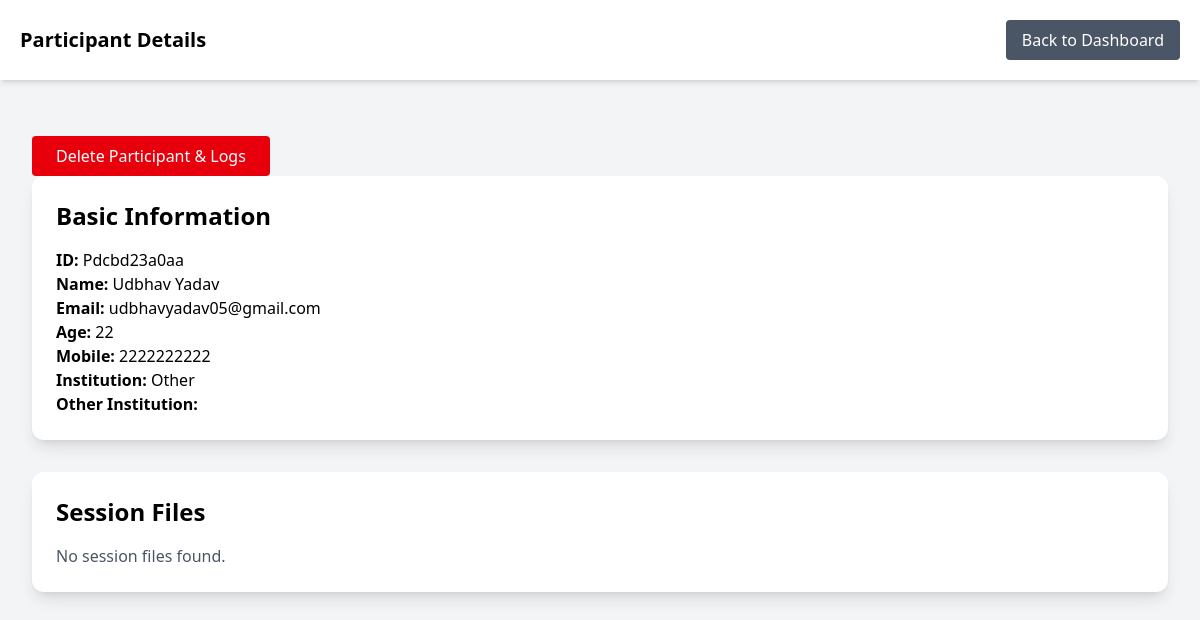
/admin/participant/Pdcbd23a0aa (signed in), run on the app's committed database.
### tables this page shows
CREATE TABLE participants (
        id INTEGER PRIMARY KEY AUTOINCREMENT,
        participant_id TEXT UNIQUE NOT NULL,
        name TEXT,
        email TEXT,
        age INTEGER,
        mobile TEXT,
        institution TEXT,        -- IIITD / Other
        batch TEXT,
        branch TEXT,
        roll_number TEXT,
        other_institution TEXT   -- when institution = Other
        );

### admin_routes.py (the view)
@admin_bp.route("/admin/participant/<pid>")
@admin_required
def admin_view_participant(pid):
    conn = get_db_connection()
    cur = conn.cursor()
    cur.execute("SELECT * FROM participants WHERE participant_id=?", (pid,))
    data = cur.fetchone()
    conn.close()
    if not data:
        return "Participant not found", 404
    (
        db_id,
        participant_id,
        name,
        email,
        age,
        mobile,
        institution,
        batch,
        branch,
        roll_number,
        other_institution
    ) = data
    participant_folder = os.path.join(ADMIN_DATA_DIR, name)
    files = os.listdir(participant_folder) if os.path.exists(participant_folder) else []
    return render_template(
        "participant_detail.html",
        participant=data,
        files=files,
        pid=pid
    )

### admin_routes.py (called while the page is built)
def admin_required(f):
    from functools import wraps
    @wraps(f)
    def secured(*args, **kwargs):
        if "admin_logged_in" not in session:
            return redirect(url_for("admin.admin_login"))
        return f(*args, **kwargs)
    return secured

### database.py (called while the page is built)
def get_db_connection():
    return sqlite3.connect(DB_PATH)

### templates/participant_detail.html (shortened to what this page needs)
<!DOCTYPE html>
<html lang="en">
<head>
    <link rel="stylesheet" href="{{ url_for('static', filename='css/output.css') }}">
</head>
<body class="bg-gray-100 min-h-screen">
<header class="bg-white shadow-md p-5 flex justify-between items-center">
    <h1 class="text-xl font-bold">Participant Details</h1>
    <a href="/admin/dashboard"
       class="bg-gray-600 text-white px-4 py-2 rounded hover:bg-gray-700">
       Back to Dashboard
    </a>
</header>
<main class="p-8">
    <form action="{{ url_for('admin.admin_delete_participant', pid=pid) }}" method="POST">
        <button onclick="return confirm('Are you sure you want to permanently delete this participant and all logs?')"
                class="mt-6 bg-red-600 hover:bg-red-700 text-white px-6 py-2 rounded">
            Delete Participant & Logs
        </button>
    </form>
    <div class="bg-white p-6 rounded-xl shadow-lg mb-8">
        <h2 class="text-2xl font-semibold mb-4">Basic Information</h2>
        <p><strong>ID:</strong> {{ participant[1] }}</p>
        <p><strong>Name:</strong> {{ participant[2] }}</p>
        <p><strong>Email:</strong> {{ participant[3] }}</p>
        <p><strong>Age:</strong> {{ participant[4] }}</p>
        <p><strong>Mobile:</strong> {{ participant[5] }}</p>
        <p><b>Institution:</b> {{ participant[6] }}</p>
        {% if participant[6] == "IIITD" %}
            <p><b>Batch:</b> {{ participant[7] }}</p>
            <p><b>Branch:</b> {{ participant[8] }}</p>
            <p><b>Roll Number:</b> {{ participant[9] }}</p>
        {% else %}
            <p><b>Other Institution:</b> {{ participant[10] }}</p>
        {% endif %}
    </div>
    <div class="bg-white p-6 rounded-xl shadow-lg">
        <h2 class="text-2xl font-semibold mb-4">Session Files</h2>
        {% if files %}
            <ul class="space-y-3">
                {% for f in files %}
                <li class="flex justify-between items-center p-3 bg-gray-50 rounded shadow-sm">
                    <span>{{ f }}</span>
                    <a href="/admin/download/{{ pid }}/{{ f }}"
                       class="bg-blue-600 text-white px-4 py-1 rounded hover:bg-blue-700">
                       Download
                    </a>
                </li>
                {% endfor %}
            </ul>
        {% else %}
            <p class="text-gray-600">No session files found.</p>
        {% endif %}
    </div>
</main>
</body>
</html>

### data on the page
participants: participant "Pdcbd23a0aa", name "Udbhav Yadav", email "udbhavyadav05@gmail.com", age "22", mobile "2222222222", institution "Other"
